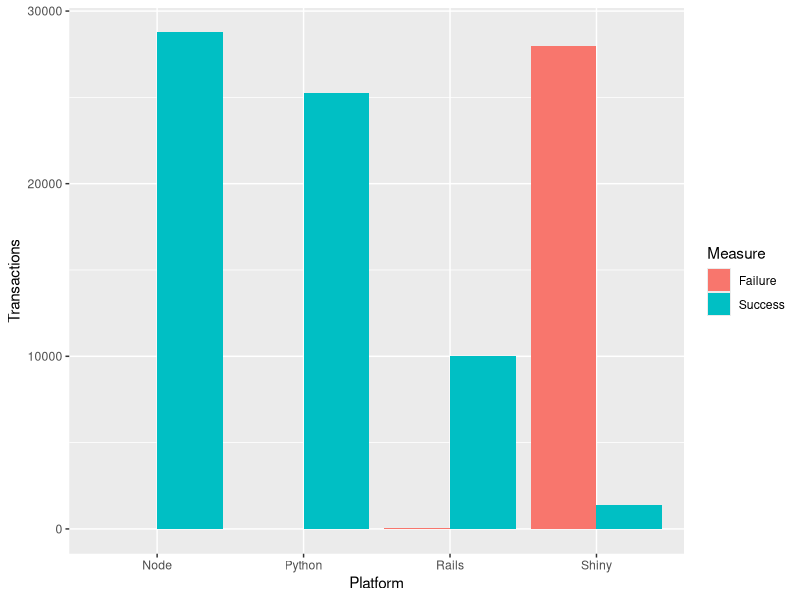

The R script that drew this image:
## ---- chunk 1
knitr::opts_chunk$set(echo = TRUE)
library(ggplot2)
## ---- chunk 2
x <- data.frame(
  Platform     = rep(c("Node", "Python", "Rails", "Shiny"),2),
  Measure      = rep(c("Success", "Failure"), each=4),
  Transactions = c(28762,  25252,   9999,   1384,
                       1,      1,     42,  27956)
)

ggplot(x) +
  geom_col(aes(x=Platform, y=Transactions, 
           fill=Measure),
           position=position_dodge(preserve='single'))
